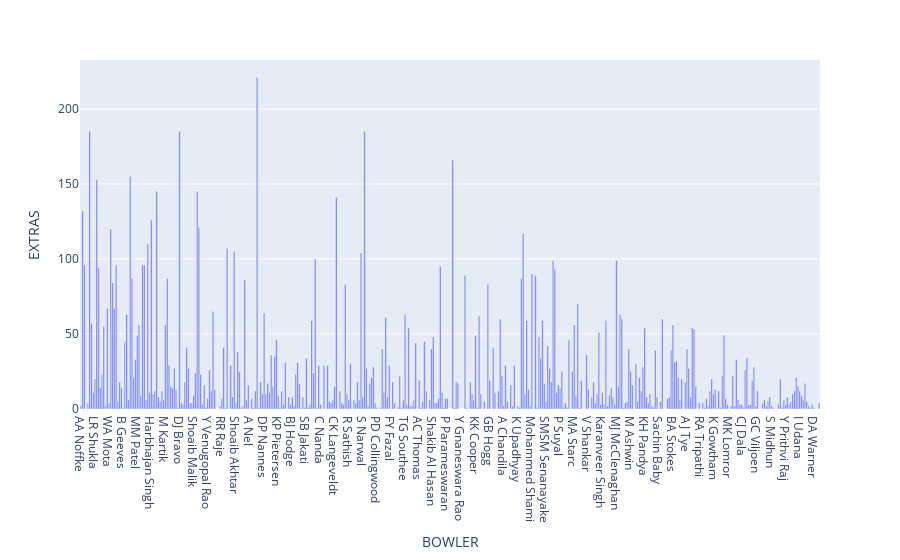

This figure's notebook cell:
### Code cell
extra_data = pd.DataFrame(dict(BOWLER = extras_per_bowler.keys(),EXTRAS = extras_per_bowler.values()))
extra_graph = px.bar(extra_data , x = 'BOWLER',y='EXTRAS')
extra_graph

### Figure 1 — Plotly figure (JSON) as saved in the notebook; plotly's stock layout.template omitted (floating-point values rounded to 4 significant figures; data arrays with more than 128 entries replaced by an {"elided": "..."} marker saying what was removed)
{"data": [{"alignmentgroup": "True", "hovertemplate": "BOWLER=%{x}<br>EXTRAS=%{y}<extra></extra>", "legendgroup": "", "marker": {"color": "#636efa", "pattern": {"shape": ""}}, "name": "", "offsetgroup": "", "orientation": "v", "showlegend": false, "textposition": "auto", "type": "bar", "x": {"elided": "420 str values"}, "xaxis": "x", "y": {"elided": "420 int values"}, "yaxis": "y"}], "layout": {"autosize": true, "barmode": "relative", "legend": {"tracegroupgap": 0}, "margin": {"t": 60}, "xaxis": {"anchor": "y", "autorange": true, "domain": [0, 1], "range": [-0.5, 419.5], "title": {"text": "BOWLER"}, "type": "category"}, "yaxis": {"anchor": "x", "autorange": true, "domain": [0, 1], "range": [0, 232.6], "title": {"text": "EXTRAS"}, "type": "linear"}}}
